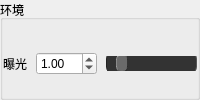
                    <widget class="QGroupBox" name="roughpanel_2">
                     <property name="sizePolicy">
                      <sizepolicy hsizetype="Preferred" vsizetype="Preferred">
                       <horstretch>0</horstretch>
                       <verstretch>0</verstretch>
                      </sizepolicy>
                     </property>
                     <property name="title">
                      <string>环境</string>
                     </property>
                     <property name="flat">
                      <bool>true</bool>
                     </property>
                     <layout class="QVBoxLayout" name="verticalLayout_12">
                      <property name="spacing">
                       <number>9</number>
                      </property>
                      <property name="leftMargin">
                       <number>0</number>
                      </property>
                      <property name="rightMargin">
                       <number>0</number>
                      </property>
                      <property name="bottomMargin">
                       <number>0</number>
                      </property>
                      <item>
                       <layout class="QHBoxLayout" name="horizontalLayout_34">
                        <item>
                         <widget class="QLabel" name="label_38">
                          <property name="text">
                           <string>曝光</string>
                          </property>
                          <property name="buddy">
                           <cstring>difftexpath</cstring>
                          </property>
                         </widget>
                        </item>
                        <item>
                         <widget class="QDoubleSpinBox" name="env">
                          <property name="minimum">
                           <double>-50.000000000000000</double>
                          </property>
                          <property name="maximum">
                           <double>50.000000000000000</double>
                          </property>
                          <property name="singleStep">
                           <double>0.010000000000000</double>
                          </property>
                          <property name="stepType">
                           <enum>QAbstractSpinBox::AdaptiveDecimalStepType</enum>
                          </property>
                          <property name="value">
                           <double>1.000000000000000</double>
                          </property>
                         </widget>
                        </item>
                        <item>
                         <widget class="QSlider" name="slider_env">
                          <property name="styleSheet">
                           <string notr="true">QSlider::groove {
    border: 1px solid;
	border-radius: 7px;
	border-color: #222222 #555555 #555555 #222222;
    height: 18px;
    background: #333333;
    padding:1px;
}
QSlider::handle {
    background: #6b6b6b;
    border: 1px solid;
	border-style:inset;
	border-color: #55ffffff #55000000 #55000000 #55ffffff;
	border-radius: 5px;
    width: 10px;
    margin: 0; 
}</string>
                          </property>
                          <property name="maximum">
                           <number>100</number>
                          </property>
                          <property name="value">
                           <number>10</number>
                          </property>
                          <property name="orientation">
                           <enum>Qt::Horizontal</enum>
                          </property>
                         </widget>
                        </item>
                       </layout>
                      </item>
                     </layout>
                    </widget>
